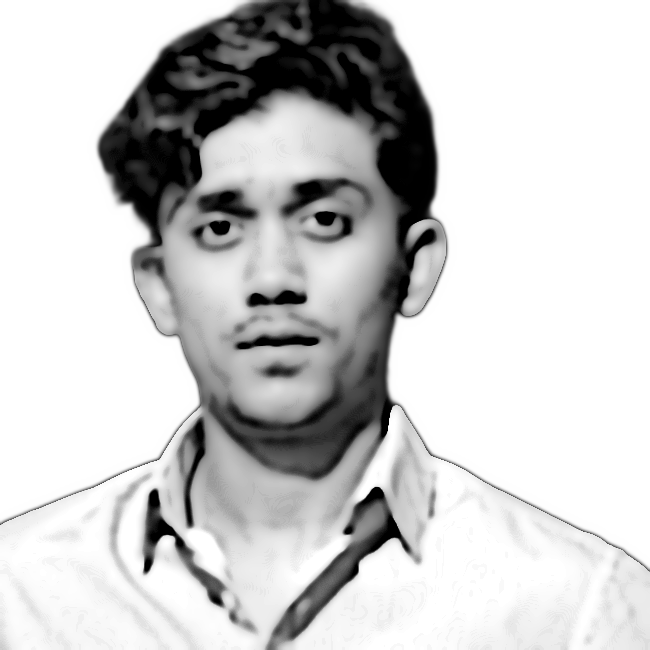
#> input picture source-prepped.png, 650 x 650 px
$ python make_ascii_svg.py
#> lines starting #> are read from the running program, lines starting #| are printed output that depends on the picture
#!/usr/bin/env python3
"""
make_ascii_svg.py
Converts source-prepped.png into a high-contrast, clean monochrome ASCII art SVG
that "types" itself in like an authentic terminal session with a moving cursor,
then holds.

Width: ~390px (Pairs side-by-side with 490px info-card.svg to equal 880px total width).
Output: polin-ascii.svg
"""
import html
import os
import sys
from PIL import Image, ImageEnhance, ImageFilter

HERE = os.path.dirname(os.path.abspath(__file__))
ROOT = os.path.join(HERE, "..")
SRC = sys.argv[1] if len(sys.argv) > 1 else os.path.join(ROOT, "source-prepped.png")
OUT = sys.argv[2] if len(sys.argv) > 2 else os.path.join(ROOT, "polin-ascii.svg")

# Grid configuration: exactly 370px wide x 430px tall to sit side-by-side with 490x430 info card
COLS = int(os.environ.get("COLS", 64))
ROWS = int(os.environ.get("ROWS", 36))
CANVAS_W = 370
CANVAS_H = 430
PAD = 16
TITLEBAR_H = 34
STATUS_H = 36

ART_W = CANVAS_W - PAD * 2
ART_TOP = TITLEBAR_H + 8
STATUS_LINE_Y = CANVAS_H - STATUS_H
STATUS_Y = STATUS_LINE_Y + 22

ART_H = STATUS_LINE_Y - ART_TOP - 6
CELL_W = ART_W / COLS
CELL_H = ART_H / ROWS
RAMP = " .:-=+*#%@"  # Bright (sparse) -> Dark (dense)

CONTRAST = 1.22
BRIGHTNESS = 1.05
GAMMA = 1.08
WHITE_FLOOR = 0.88  # Luminance above this maps to space (clears background)

BG = "#0d1117"
BG2 = "#111827"
FRAME = "#30363d"
TITLE_TEXT = "#7d8590"
INK = "#e6edf3"
CURSOR = "#38bdf8"
ACCENT = "#58a6ff"

# Animation timing
ROW_DUR = 4.2 / ROWS
STAGGER = ROW_DUR


def generate_ascii_rows():
    if not os.path.exists(SRC):
        print(f"[!] Warning: {SRC} not found. Generating cyber avatar matrix...", file=sys.stderr)
        return None

    im = Image.open(SRC).convert("L")
#> im is the input picture: PIL image 650x650 L; min 0, max 255, mean 203.3
    im = ImageEnhance.Brightness(im).enhance(BRIGHTNESS)
    im = ImageEnhance.Contrast(im).enhance(CONTRAST)
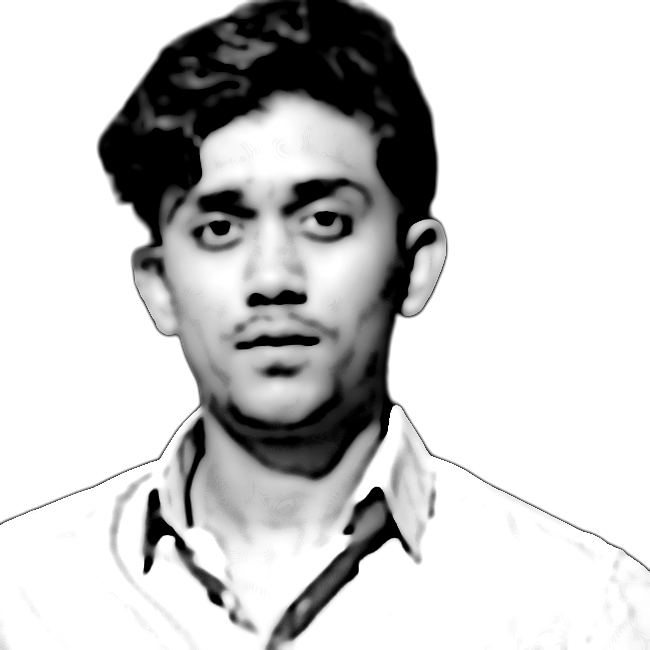
#> im: PIL image 650x650 L; min 0, max 255, mean 203
    im = im.resize((COLS, ROWS), Image.LANCZOS)
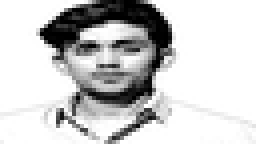
#> im: PIL image 64x36 L (shown 4 times larger); min 0, max 255, mean 202.7
    px = im.load()

    rows_txt = []
    for y in range(ROWS):
        chars = []
        for x in range(COLS):
            lum = px[x, y] / 255.0
            lum = pow(lum, GAMMA)
            if lum >= WHITE_FLOOR:
                chars.append(" ")
                continue
            idx = int((1.0 - lum) * (len(RAMP) - 1) + 0.5)
            idx = max(0, min(len(RAMP) - 1, idx))
            chars.append(RAMP[idx])
        rows_txt.append("".join(chars))
#> after the loop, rows_txt = 36 items
    return rows_txt


def main():
    rows_txt = generate_ascii_rows()
#> rows_txt = 36 items
    if not rows_txt:
        print("[!] Generating placeholder rows", file=sys.stderr)
        rows_txt = ["#" * COLS for _ in range(ROWS)]

    art_top = ART_TOP

    parts = [
        f'<svg xmlns="http://www.w3.org/2000/svg" width="{CANVAS_W}" height="{CANVAS_H}" '
        f'viewBox="0 0 {CANVAS_W} {CANVAS_H}" font-family="ui-monospace, SFMono-Regular, Menlo, Monaco, Consolas, monospace">',
        '<defs>',
        f'<linearGradient id="termBg" x1="0" y1="0" x2="0" y2="1">',
        f'<stop offset="0%" stop-color="{BG2}"/>',
        f'<stop offset="100%" stop-color="{BG}"/>',
        '</linearGradient>',
        '</defs>',
        f'<rect width="{CANVAS_W}" height="{CANVAS_H}" rx="10" fill="url(#termBg)"/>',
        f'<rect x="0.5" y="0.5" width="{CANVAS_W-1}" height="{CANVAS_H-1}" rx="10" fill="none" stroke="{FRAME}" stroke-width="1"/>',
        f'<line x1="0" y1="{TITLEBAR_H}" x2="{CANVAS_W}" y2="{TITLEBAR_H}" stroke="{FRAME}" stroke-width="1"/>',
    ]

    # macOS window controls
    for i, dotcol in enumerate(["#ff5f56", "#ffbd2e", "#27c93f"]):
        parts.append(f'<circle cx="{PAD + i*16}" cy="{TITLEBAR_H/2}" r="5" fill="{dotcol}"/>')

    parts.append(
        f'<text x="{CANVAS_W/2}" y="{TITLEBAR_H/2 + 4}" fill="{TITLE_TEXT}" font-size="12" '
        f'text-anchor="middle">polin@sapphire: ~$ ./portrait.sh</text>'
    )

    # ASCII text rows with typing clip-path wipe animation
    font_size = CELL_H * 0.92
    for ry, line in enumerate(rows_txt):
        y = art_top + ry * CELL_H + CELL_H * 0.76
        row_y = art_top + ry * CELL_H
        delay = ry * STAGGER
        safe = html.escape(line)
        text = (
            f'<text xml:space="preserve" x="{PAD}" y="{y:.1f}" fill="{INK}" '
            f'font-size="{font_size:.1f}" textLength="{ART_W}" lengthAdjust="spacing">{safe}</text>'
        )

        parts.append(
            f'<clipPath id="row_{ry}">'
            f'<rect x="{PAD}" y="{row_y:.1f}" height="{CELL_H:.1f}" width="0">'
            f'<animate attributeName="width" from="0" to="{ART_W}" begin="{delay:.3f}s" '
            f'dur="{ROW_DUR:.2f}s" fill="freeze"/>'
            f'</rect>'
            f'</clipPath>'
        )
        parts.append(f'<g clip-path="url(#row_{ry})">{text}</g>')

        # Cursor traveling across the row
        parts.append(
            f'<rect y="{row_y:.1f}" width="{CELL_W*1.5:.1f}" height="{CELL_H-1:.1f}" fill="{CURSOR}" opacity="0">'
            f'<animate attributeName="x" from="{PAD}" to="{PAD+ART_W}" begin="{delay:.3f}s" '
            f'dur="{ROW_DUR:.2f}s" fill="freeze"/>'
            f'<set attributeName="opacity" to="0.85" begin="{delay:.3f}s"/>'
            f'<set attributeName="opacity" to="0" begin="{delay+ROW_DUR:.3f}s"/>'
            f'</rect>'
        )
#> this loop made 36 passes
#> (y, row_y, delay) on passes 1 to 12: (49.3, 42, 0), (58.92, 51.61, 0.117), (68.53, 61.22, 0.233), (78.14, 70.83, 0.35), (87.75, 80.44, 0.467), (97.36, 90.06, 0.583), (107, 99.67, 0.7), (116.6, 109.3, 0.817), (126.2, 118.9, 0.933), (135.8, 128.5, 1.05), (145.4, 138.1, 1.17), (155, 147.7, 1.28)
#> after the loop, parts = 122 items

    # Bottom status bar with persistent blinking cursor
    parts.append(f'<line x1="0" y1="{STATUS_LINE_Y:.1f}" x2="{CANVAS_W}" y2="{STATUS_LINE_Y:.1f}" stroke="{FRAME}"/>')

    status_prompt = 'polin@sapphire:~$ whoami <tspan fill="' + ACCENT + '" font-weight="600">Salehin Ahmed Polin</tspan>'
    parts.append(f'<text x="{PAD}" y="{STATUS_Y:.1f}" fill="{TITLE_TEXT}" font-size="11">{status_prompt}</text>')

    cursor_x = PAD + 258
    parts.append(
        f'<rect x="{cursor_x:.1f}" y="{STATUS_Y-11:.1f}" width="7" height="13" fill="{CURSOR}">'
        f'<animate attributeName="opacity" values="1;1;0;0" keyTimes="0;0.5;0.51;1" dur="1s" repeatCount="indefinite"/>'
        f'</rect>'
    )

    parts.append("</svg>")
    svg = "".join(parts)

    os.makedirs(os.path.dirname(OUT), exist_ok=True)
    with open(OUT, "w", encoding="utf-8") as f:
        f.write(svg)
    print(f"[✓] Rendered ASCII portrait SVG ({CANVAS_W}x{CANVAS_H}) -> {OUT}")


if __name__ == "__main__":
    main()
